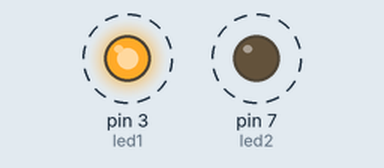
Bench run of a program on a simulated Raspberry Pi (header pin numbers). Shown: output pins drawn as LEDs (lit = HIGH). Dashed ring = blinking.

Above: at 0.2 s.
Timing chart, 0 to 4.6 s (numbered marks = the images above):
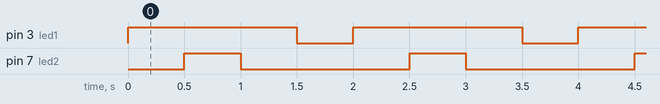

The program:

blinking_2ledA.py
```python
import RPi.GPIO as GPIO
import time
GPIO.setmode(GPIO.BOARD)
led1=3
led2=7
GPIO.setup(led1,GPIO.OUT)
GPIO.setup(led2,GPIO.OUT)
while True:
    GPIO.output(led1,True)
    time.sleep(0.5)
    GPIO.output(led2,True)
    time.sleep(0.5)
    GPIO.output(led2,False)
    time.sleep(0.5)
    GPIO.output(led1,False)
    time.sleep(0.5)
```

Measured:
- by itself, pin 3 (led1): alternates HIGH for 1.5 s and LOW for 0.50 s
- by itself, pin 7 (led2): alternates HIGH for 0.50 s and LOW for 1.5 s
- by itself, everything shown: repeats every 2.0 s, in 4 steps
